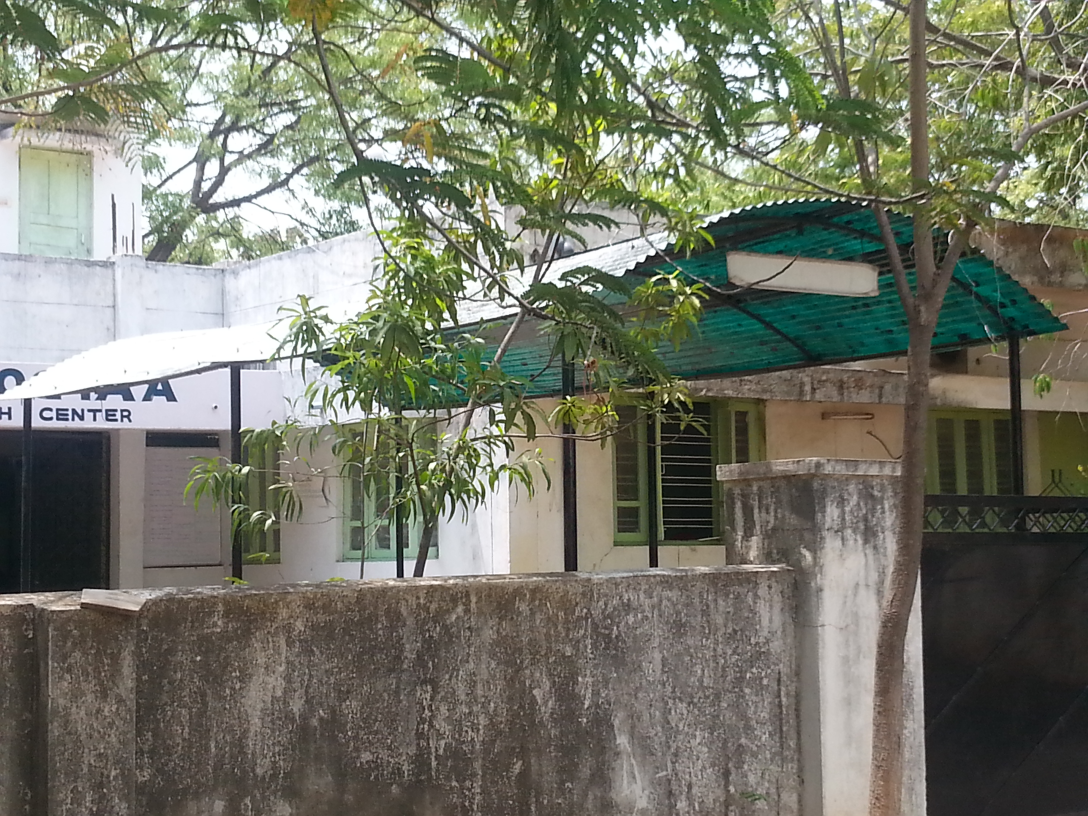
%> input picture codebase/test_images/aarogya.jpg, 3264 x 2448 px (shown at 1/3 size)
$ octave --eval "result = GistExtraction(imread('test_images/aarogya.jpg'));"   (GNU Octave 9; MATLAB toolbox functions it lacks are replaced by stand-ins)
%> lines starting %> are read from the running program, lines starting %| are printed output that depends on the picture
### codebase/LMgist.m
function [gist, param] = LMgist(D, HOMEIMAGES, param, HOMEGIST)
%
% [gist, param] = LMgist(D, HOMEIMAGES, param);
% [gist, param] = LMgist(filename, HOMEIMAGES, param);
% [gist, param] = LMgist(filename, HOMEIMAGES, param, HOMEGIST);
%
% For a set of images:
% gist = LMgist(img, [], param);
%
% When calling LMgist with a fourth argument it will store the gists in a
% new folder structure mirroring the folder structure of the images. Then,
% when called again, if the gist files already exist, it will just read
% them without recomputing them:
%
%   [gist, param] = LMgist(filename, HOMEIMAGES, param, HOMEGIST);
%   [gist, param] = LMgist(D, HOMEIMAGES, param, HOMEGIST);
%
%%%%%%%%%%%%%%%%%%%%%%%%%%%%%%%%%%%%%%%%%%%%%%%%%%%%%%%%%%%%%%%%%%%%%%%%%%%%%%%%%%%%%%%%
% Modeling the shape of the scene: a holistic representation of the spatial envelope
% Aude Oliva, Antonio Torralba
% International Journal of Computer Vision, Vol. 42(3): 145-175, 2001.

if nargin==4
    precomputed = 1;
    % [7 lines of commented-out code are left out]
else
    precomputed = 0;
    HOMEGIST = '';
end

% select type of input
if isstruct(D)
    % [gist, param] = LMgist(D, HOMEIMAGES, param);
    Nscenes = length(D);
    typeD = 1;
end
if iscell(D)
    % [gist, param] = LMgist(filename, HOMEIMAGES, param);
    Nscenes = length(D);
    typeD = 2;
end
if isnumeric(D)
    % [gist, param] = LMgist(img, HOMEIMAGES, param);
    Nscenes = size(D,4);
    typeD = 3;
    if ~isfield(param, 'imageSize')
        param.imageSize = [size(D,1) size(D,2)];
    end
end

param.boundaryExtension = 32; % number of pixels to pad

if nargin<3
    % Default parameters
    param.imageSize = 128;
    param.orientationsPerScale = [8 8 8 8];
    param.numberBlocks = 4;
    param.fc_prefilt = 4;
    param.G = createGabor(param.orientationsPerScale, param.imageSize+2*param.boundaryExtension);
else
    if ~isfield(param, 'G')
        param.G = createGabor(param.orientationsPerScale, param.imageSize+2*param.boundaryExtension);
    end
end

% Precompute filter transfert functions (only need to do this once, unless
% image size is changes):
Nfeatures = size(param.G,3)*param.numberBlocks^2;


% Loop: Compute gist features for all scenes
gist = zeros([Nscenes Nfeatures], 'single');
for n = 1:Nscenes
    g = [];
    todo = 1;

    % if gist has already been computed, just read the file
    if precomputed==1
        filegist = fullfile(HOMEGIST, D(n).annotation.folder, [D(n).annotation.filename(1:end-4) '.mat']);
        if exist(filegist, 'file')
            load(filegist, 'g');
            todo = 0;
        end
    end

    % otherwise compute gist
    if todo==1
        if Nscenes>1 disp([n Nscenes]); end

        % load image
        try
            switch typeD
                case 1
                    img = LMimread(D, n, HOMEIMAGES);
                case 2
                    img = imread(fullfile(HOMEIMAGES, D{n}));
                case 3
                    img = D(:,:,:,n);
            end
        catch
            disp(D(n).annotation.folder)
            disp(D(n).annotation.filename)
            rethrow(lasterror)
        end

        % convert to gray scale
        img = single(mean(img,3));

        % resize and crop image to make it square
        img = imresizecrop(img, param.imageSize, 'bilinear');
        %img = imresize(img, param.imageSize, 'bilinear'); %jhhays

        % scale intensities to be in the range [0 255]
        img = img-min(img(:));
        img = 255*img/max(img(:));

        if Nscenes>1
            imshow(uint8(img))
            title(n)
        end

        % prefiltering: local contrast scaling
        output    = prefilt(img, param.fc_prefilt);

        % get gist:
        g = gistGabor(output, param);

        % save gist if a HOMEGIST file is provided
        if precomputed
            mkdir(fullfile(HOMEGIST, D(n).annotation.folder))
            save (filegist, 'g')
        end
    end

    gist(n,:) = g;
    drawnow
end


function output = prefilt(img, fc)
% ima = prefilt(img, fc);
% fc  = 4 (default)
%
% Input images are double in the range [0, 255];
% You can also input a block of images [ncols nrows 3 Nimages]
%
% For color images, normalization is done by dividing by the local
% luminance variance.

if nargin == 1
    fc = 4; % 4 cycles/image
end

w = 5;
s1 = fc/sqrt(log(2));

% Pad images to reduce boundary artifacts
img = log(img+1);
img = padarray(img, [w w], 'symmetric');
[sn, sm, c, N] = size(img);
n = max([sn sm]);
n = n + mod(n,2);
img = padarray(img, [n-sn n-sm], 'symmetric','post');

% Filter
[fx, fy] = meshgrid(-n/2:n/2-1);
gf = fftshift(exp(-(fx.^2+fy.^2)/(s1^2)));
gf = repmat(gf, [1 1 c N]);

% Whitening
output = img - real(ifft2(fft2(img).*gf));
clear img

% Local contrast normalization
localstd = repmat(sqrt(abs(ifft2(fft2(mean(output,3).^2).*gf(:,:,1,:)))), [1 1 c 1]);
output = output./(.2+localstd);

% Crop output to have same size than the input
output = output(w+1:sn-w, w+1:sm-w,:,:);


function g = gistGabor(img, param)
%
% Input:
%   img = input image (it can be a block: [nrows, ncols, c, Nimages])
%   param.w = number of windows (w*w)
%   param.G = precomputed transfer functions
%
% Output:
%   g: are the global features = [Nfeatures Nimages],
%                    Nfeatures = w*w*Nfilters*c

img = single(img);

w = param.numberBlocks;
G = param.G;
be = param.boundaryExtension;

if ndims(img)==2
    c = 1;
    N = 1;
    [nrows ncols c] = size(img);
end
if ndims(img)==3
    [nrows ncols c] = size(img);
    N = c;
end
if ndims(img)==4
    [nrows ncols c N] = size(img);
    img = reshape(img, [nrows ncols c*N]);
    N = c*N;
end

[ny nx Nfilters] = size(G);
W = w*w;
g = zeros([W*Nfilters N]);

% pad image
img = padarray(img, [be be], 'symmetric');

img = single(fft2(img));
k=0;
for n = 1:Nfilters
    ig = abs(ifft2(img.*repmat(G(:,:,n), [1 1 N])));
    ig = ig(be+1:ny-be, be+1:nx-be, :);

    v = downN(ig, w);
    g(k+1:k+W,:) = reshape(v, [W N]);
    k = k + W;
    drawnow
end

if c == 3
    % If the input was a color image, then reshape 'g' so that one column
    % is one images output:
    g = reshape(g, [size(g,1)*3 size(g,2)/3]);
end


function y=downN(x, N)
%
% averaging over non-overlapping square image blocks
%
% Input
%   x = [nrows ncols nchanels]
% Output
%   y = [N N nchanels]

nx = fix(linspace(0,size(x,1),N+1));
ny = fix(linspace(0,size(x,2),N+1));
y  = zeros(N, N, size(x,3));
for xx=1:N
  for yy=1:N
    v=mean(mean(x(nx(xx)+1:nx(xx+1), ny(yy)+1:ny(yy+1),:),1),2);
    y(xx,yy,:)=v(:);
  end
end


function G = createGabor(or, n)
%
% G = createGabor(numberOfOrientationsPerScale, n);
%
% Precomputes filter transfer functions. All computations are done on the
% Fourier domain.
%
% If you call this function without output arguments it will show the
% tiling of the Fourier domain.
%
% Input
%     numberOfOrientationsPerScale = vector that contains the number of
%                                orientations at each scale (from HF to BF)
%     n = imagesize = [nrows ncols]
%
% output
%     G = transfer functions for a jet of gabor filters


Nscales = length(or);
Nfilters = sum(or);

if length(n) == 1
    n = [n(1) n(1)];
end

l=0;
for i=1:Nscales
    for j=1:or(i)
        l=l+1;
        param(l,:)=[.35 .3/(1.85^(i-1)) 16*or(i)^2/32^2 pi/(or(i))*(j-1)];
    end
end

% Frequencies:
%[fx, fy] = meshgrid(-n/2:n/2-1);
[fx, fy] = meshgrid(-n(2)/2:n(2)/2-1, -n(1)/2:n(1)/2-1);
fr = fftshift(sqrt(fx.^2+fy.^2));
t = fftshift(angle(fx+sqrt(-1)*fy));

% Transfer functions:
G=zeros([n(1) n(2) Nfilters]);
for i=1:Nfilters
    tr=t+param(i,4);
    tr=tr+2*pi*(tr<-pi)-2*pi*(tr>pi);

    G(:,:,i)=exp(-10*param(i,1)*(fr/n(2)/param(i,2)-1).^2-2*param(i,3)*pi*tr.^2);
end


if nargout == 0
    figure
    for i=1:Nfilters
        contour(fx, fy, fftshift(G(:,:,i)),[1 .7 .6],'r');
        hold on
    end
    axis('on')
    axis('equal')
    axis([-n(2)/2 n(2)/2 -n(1)/2 n(1)/2])
    axis('ij')
    xlabel('f_x (cycles per image)')
    ylabel('f_y (cycles per image)')
    grid on
end

### codebase/imresizecrop.m
function img = imresizecrop(img, M, METHOD)
%
% img = imresizecrop(img, M, METHOD);
%
% Output an image of size M(1) x M(2).

if nargin < 3
    METHOD = 'bilinear';
end

if length(M) == 1
    M = [M(1) M(1)];
end

scaling = max([M(1)/size(img,1) M(2)/size(img,2)]);

%scaling = M/min([size(img,1) size(img,2)]);

newsize = round([size(img,1) size(img,2)]*scaling);
img = imresize(img, newsize, METHOD);

[nr nc cc] = size(img);

sr = floor((nr-M(1))/2);
sc = floor((nc-M(2))/2);

img = img(sr+1:sr+M(1), sc+1:sc+M(2),:);

### codebase/GistExtraction.m
%GIST feature extraction for use in bag of words
%run vl_setup
%--Abhijeet Kumar---%

function [features , featuresMetrics]=GistExtraction(img)
    rows=256;
    columns=256;

    param.imageSize = [rows columns]; % it works also with non-square images
    param.orientationsPerScale = [8 8 8 8];
    param.numberBlocks = 4;
    param.fc_prefilt = 4;

    [features, param] = LMgist(img, '', param);
%> in imresizecrop, `img = img(sr+1:sr+M(1), sc+1:sc+M(2),:);`:
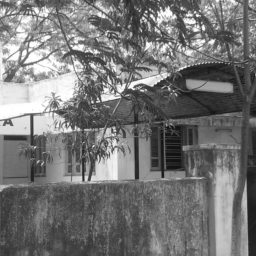
%> img: size 256x256 single; min 17.62, max 255, mean 117.9
%> in prefilt, `img = padarray(img, [w w], 'symmetric');`:
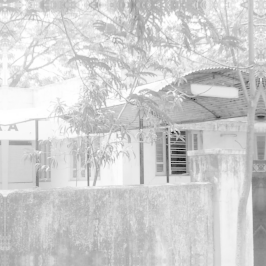
%> img: size 266x266 single; min 0, max 5.55, mean 4.51; drawn with min black and max white
%> in prefilt, `localstd = repmat(sqrt(abs(ifft2(fft2(mean(output,3).^2).*gf(:,:,1,:))..`:
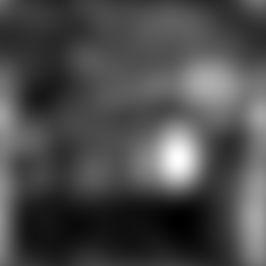
%> localstd: size 266x266 single; min 0.138, max 1.05, mean 0.408; drawn with min black and max white
%> in prefilt, `output = output./(.2+localstd);`:
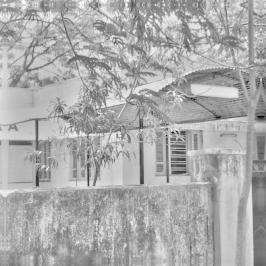
%> output: size 266x266 single; min -3.68, max 1.82, mean 0.0115; drawn with min black and max white
%> in prefilt, `output = output(w+1:sn-w, w+1:sm-w,:,:);`:
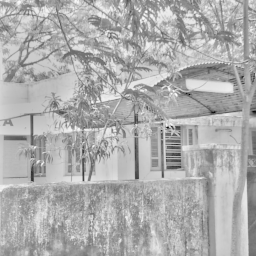
%> output: size 256x256 single; min -3.68, max 1.75, mean 0.0198; drawn with min black and max white
%> in gistGabor, `img = padarray(img, [be be], 'symmetric');`:
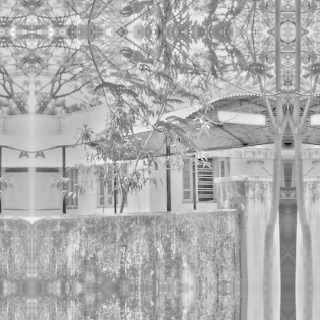
%> img: size 320x320 single; min -3.68, max 1.75, mean 0.0231; drawn with min black and max white
%> the loop in gistGabor, `for n = 1:Nfilters` made 32 passes
%> pass 2, in gistGabor, `ig = ig(be+1:ny-be, be+1:nx-be, :);`:
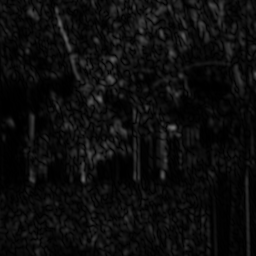
%> ig: size 256x256 single; min 4.52e-05, max 0.442, mean 0.0522
%> after the loop in gistGabor, `for n = 1:Nfilters`: g = 512 values, max 0.252 at index 400, min 0.0131 at index 320, mean 0.0604; k = 512

    %get FeaturMetrics describing importance of a feature over another for this
    %image here used variance but other things could be used
    featuresMetrics=var(double(features),0,2);
%> in GistExtraction, `[features, param] = LMgist(img, '', param);`: features has the same summary as g in gistGabor; param = {imageSize [256 256], orientationsPerScale [8 8 8 8], numberBlocks 4, fc_prefilt 4, boundaryExtension 32}
%> in GistExtraction, `featuresMetrics=var(double(features),0,2);`: featuresMetrics = 0.000711
%> `result = GistExtraction(imread('test_images/aarogya.jpg'));`: result has the same summary as g in gistGabor
